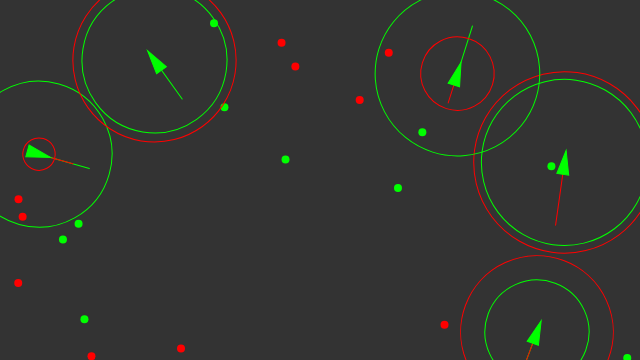
Frame 1 (no input)
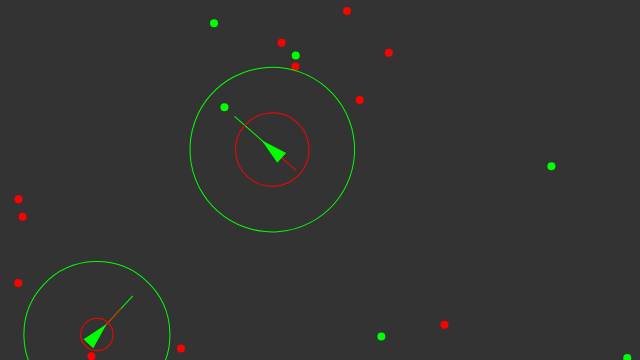
Frame 60 (no input)
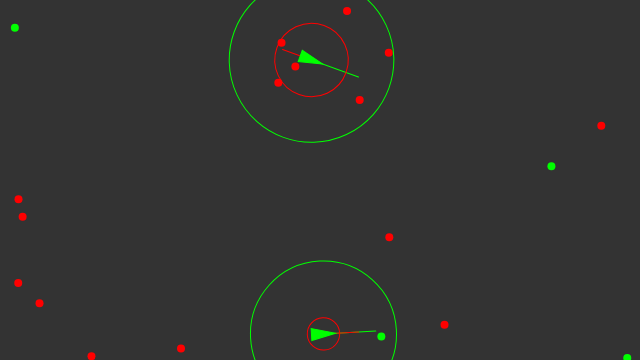
Frame 120 (the mouse pressed at the canvas centre since frame 60)

The p5.js sketch that drew these frames (run headless with seeded random() and noise() and a simulated clock; from frame 60 on, the mouse is pressed at the canvas centre):

// p5.js sketch
// ── sketch.js
var vehicles = [];
var food = [];
var poison = [];

function setup() {
  createCanvas(640, 360);
  // make vehicles
  for (var i = 0; i < 5; i++){
    var x = random(width);
    var y = random(height);
    vehicles[i] = new Vehicle(x,y);
  }

  // make random food
  for (var i = 0; i < 10; i++){
    var x = random(width);
    var y = random(height);
    food.push(createVector(x,y));
  }
  // make random poison
  for (var i = 0; i < 10; i++){
    var x = random(width);
    var y = random(height);
    poison.push(createVector(x,y));
  }
}

function draw() {
  background(51);
  // add food as time goes on
  if (random(1) < 0.05){
    for (var i = 0; i < 1; i++){
      var x = random(width);
      var y = random(height);
      food.push(createVector(x,y));
    }
  }
  // add poison as time goes on
  if (random(1) < 0.01){
    for (var i = 0; i < 1; i++){
      var x = random(width);
      var y = random(height);
      poison.push(createVector(x,y));
    }
  }
  // Draw food
  for (var i = 0; i < food.length; i++){
    fill(0,255,0);
    noStroke();
    ellipse(food[i].x,food[i].y,8,8);
  }
  // Draw poison
  for (var i = 0; i < poison.length; i++){
    fill(255,0,0);
    noStroke();
    ellipse(poison[i].x,poison[i].y,8,8);
  }
  // Call the appropriate steering behaviors for our agents
  for (var i = vehicles.length-1; i >= 0 ; i--){
    vehicles[i].boundaries();
    vehicles[i].behaviors(food, poison);
    vehicles[i].update();
    vehicles[i].display();

    if (vehicles[i].dead()){
      vehicles.splice(i,1);
    }
  }
}

// ── ship.js
// The "Vehicle" class https://github.com/shiffman/The-Nature-of-Code-Examples-p5.js/tree/master/chp06_agents/NOC_6_01_Seek

function Vehicle(x, y){
    this.acceleration = createVector(0, 0);
    this.velocity = createVector(0, -2);
    this.position = createVector(x, y);
    // size
    this.r = 6;
    // abilities
    this.maxspeed = 5;
    this.maxforce = 0.5;
    this.health = 1;
    // smarty pants
    this.dna = [];
    // food weight
    this.dna[0] = random(-5,5);
    // poison weight
    this.dna[1] = random(-5,5);
    // food perception
    this.dna[2] = random(10,100);
    // poision perception
    this.dna[3] = random(10,100);

  // Method to update location
  this.update = function() {
    //every frame health goes down
    this.health -= 0.001
    // Update velocity
    // velocity alters postion
    // acceleration alters velocity
    this.velocity.add(this.acceleration);
    // Limit speed
    this.velocity.limit(this.maxspeed);
    this.position.add(this.velocity);
    // Reset accelerationelertion to 0 each cycle
    this.acceleration.mult(0);
  }

  this.applyForce = function(force) {
    // We could add mass here if we want A = F / M
    this.acceleration.add(force);
  }

  this.behaviors = function(good, bad){
    var steerG = this.eat(good, 0.1, this.dna[2]);
    var steerB = this.eat(bad, -0.5, this.dna[3]);

    steerG.mult(this.dna[0]);
    steerB.mult(this.dna[1]);

    this.applyForce(steerG);
    this.applyForce(steerB);
  }

  this.eat = function(list, nutrition, perception){
    var record = Infinity;
    var closest = -1;
    for( var i = 0; i < list.length; i++){
      var d = this.position.dist(list[i]);
      if (d < record && perception ){
        record = d;
        closest = i;
      }
    }
    // moment of eating
    if(record < 5){
      list.splice(closest ,1);
      this.health += nutrition;
    } else if (closest > -1) {
      return this.seek(list[closest]);
    }
    return createVector(0, 0);
  }


  // A method that calculates a steering force towards a target
  // STEER = DESIRED MINUS VELOCITY
  this.seek = function(target) {

    var desired = p5.Vector.sub(target, this.position); // A vector pointing from the location to the target

    // Scale to maximum speed
    desired.setMag(this.maxspeed);

    // Steering = Desired minus velocity
    var steer = p5.Vector.sub(desired, this.velocity);
    steer.limit(this.maxforce); // Limit to maximum steering force

    return steer;
    //this.applyForce(steer);
  }
  // are you ok, are you ok, are you ok annie?
  this.dead = function(){
    return (this.health < 0);
  }

  this.display = function() {
    // Draw a triangle rotated in the direction of velocity
    var angle = this.velocity.heading() + PI / 2;

    push();
    translate(this.position.x, this.position.y);
    rotate(angle);

    stroke(0,255,0);
    noFill();
    line(0,0,0, -this.dna[0]*20);
    ellipse(0,0,this.dna[2] * 2)
    stroke(255,0,0);
    line(0,0,0, -this.dna[1]*20);
    ellipse(0, 0,this.dna[3] * 2);

    // Vehicle color to show health
    var gr = color(0,255,0);
    var rd = color(255,0,0);
    // linear interperlation
    // red0 ----------- 1green
    var col = lerpColor(rd,gr,this.health);
    fill(col);
    stroke(col);
    strokeWeight(1);
    beginShape();
    vertex(0, -this.r * 2);
    vertex(-this.r, this.r * 2);
    vertex(this.r, this.r * 2);
    endShape(CLOSE);

    pop();
  }
  this.boundaries = function(){
    let desired = null;
    var d = 25;

    if (this.position.x < d) {
      desired = createVector(this.maxspeed, this.velocity.y);
    } else if (this.position.x > width - d) {
      desired = createVector(-this.maxspeed, this.velocity.y);
    }

    if (this.position.y < d) {
      desired = createVector(this.velocity.x, this.maxspeed);
    } else if (this.position.y > height - d) {
      desired = createVector(this.velocity.x, -this.maxspeed);
    }

    if (desired !== null) {
      desired.normalize();
      desired.mult(this.maxspeed);
      let steer = p5.Vector.sub(desired, this.velocity);
      steer.limit(this.maxforce);
      this.applyForce(steer);
    }
  }
}
